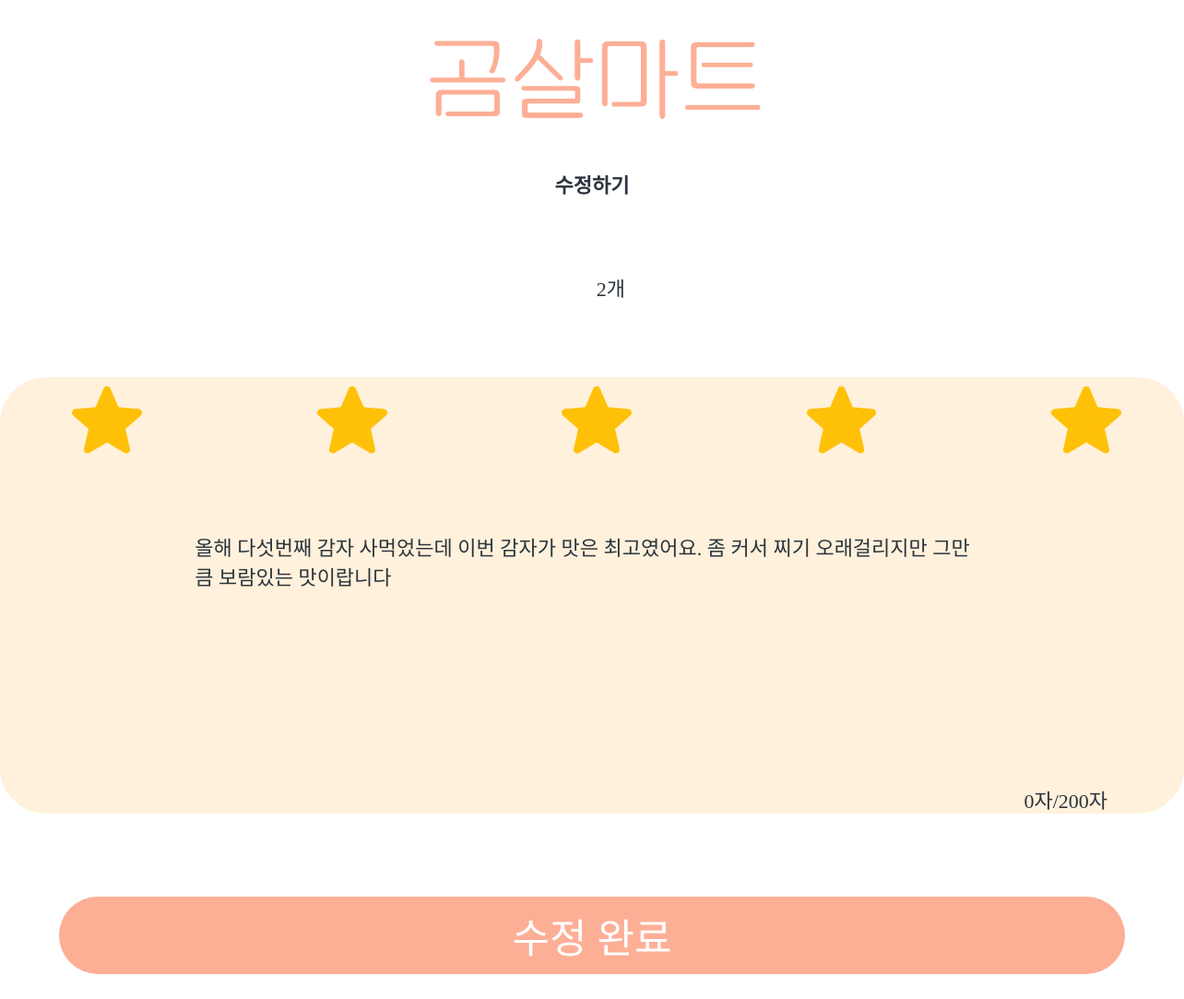
The page /comment/edit/3/ on the database as committed earlier.
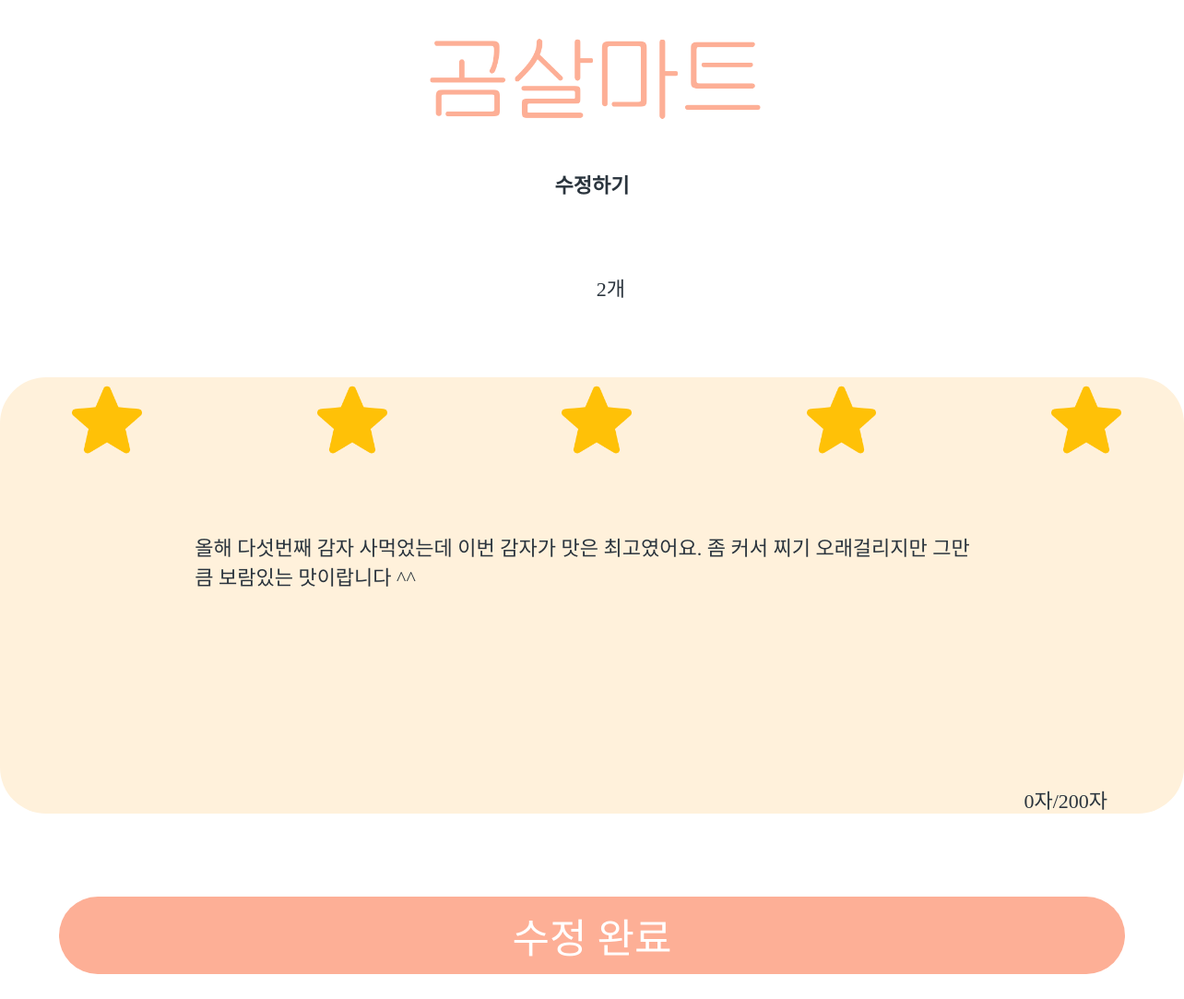
The same page on the database as committed later.
### comment/models.py (models this page shows)
class Comment(models.Model):
    user = models.ForeignKey(Account, on_delete=models.CASCADE) #작성자
    product = models.ForeignKey(Product, on_delete=models.CASCADE) #상품
    text = models.TextField()
    created_at = models.DateTimeField(auto_now_add=True)
    RATING_CHOICES = [
        (1, '★'),
        (2, '★★'),
        (3, '★★★'),
        (4, '★★★★'),
        (5, '★★★★★'),
    ]
    rating = models.IntegerField(choices=RATING_CHOICES, default=3)
    edited = models.BooleanField(default=False)
    edited_at = models.DateTimeField(null=True, blank=True)

### comment/views.py (the view)
# urls.py: path('edit/<int:comment_id>/', views.edit_comment, name='edit'),
def edit_comment(request, comment_id):
    comment = get_object_or_404(Comment, id=comment_id)
    if request.method == 'POST':
        comment.text = request.POST['text']
        comment.rating = int(request.POST['rating'])
        comment.save()
        return redirect('accounts:userinfo', pk=comment.user.id)
    context = {'comment': comment}
    return render(request, 'comment/edit_comment.html', context)

### comment/templates/comment/edit_comment.html (shortened to what this page needs)
<!DOCTYPE html>
<html lang="en">
<head>
  {% load static %}
  <link rel="stylesheet" href="{% static 'css/comment.css' %}">
  {% block content %}
</head>
<body>
  <div class="logo">
    <a href="{% url 'shop:main' %}"><img src="{% static 'image/logo.png' %}" width="400px"></a>
  </div>
  <div class="title">
    <p><b>수정하기</b></p>
  </div>
  <div class="productContainer">
    <div class="text">
      <p>2개</p>
    </div>
  </div>
  <form method="post" action="{% url 'comment:edit' comment.id %}">
  <div class="bigContainer">
    <div class="starContainer">
 <div class="rating-stars">
    <span class="star" data-value="1">
        {% if comment.rating >= 1 %}
            <img src="{% static 'image/star.png' %}" class="star1">
        {% else %}
            <img src="{% static 'image/unstar.png' %}" class="star1">
        {% endif %}
    </span>
    <span class="star" data-value="2">
        {% if comment.rating >= 2 %}
            <img src="{% static 'image/star.png' %}" class="star2">
        {% else %}
            <img src="{% static 'image/unstar.png' %}" class="star2">
        {% endif %}
    </span>
    <span class="star" data-value="3">
        {% if comment.rating >= 3 %}
            <img src="{% static 'image/star.png' %}" class="star3">
        {% else %}
            <img src="{% static 'image/unstar.png' %}" class="star3">
        {% endif %}
    </span>
    <span class="star" data-value="4">
        {% if comment.rating >= 4 %}
            <img src="{% static 'image/star.png' %}" class="star4">
        {% else %}
            <img src="{% static 'image/unstar.png' %}" class="star4">
        {% endif %}
    </span>
    <span class="star" data-value="5">
        {% if comment.rating >= 5 %}
            <img src="{% static 'image/star.png' %}" class="star5">
        {% else %}
            <img src="{% static 'image/unstar.png' %}" class="star5">
        {% endif %}
    </span>
</div>
</div>
    <div class="comment" >
      <div class="textAreaContainer">
        <textarea id="textBox" name="text" style="height:300px; resize: none;" maxlength="200" placeholder="텍스트를 입력하세요.">{{ comment.text }}</textarea>
      </div>
        <div class="textLengthWrap">
        <p class="textCount">0자</p>
        <p class="textTotal">/200자</p>
      </div>
    </div>
  </div>
    <div class="submitContainer">
      <button type="submit">수정 완료</button>
    </div>
    </form>
  {% endblock %}
</body>
</html>

Rows that differ between the two databases and show on the page:
changed Comment: text "올해 다섯번째 감자 사먹었는데 이번 감자가 맛은 최고였어요. 좀 커서 찌기 오래걸리지만 그만큼 보람있는 맛이랍니다" → "올해 다섯번째 감자 사먹었는데 이번 감자가 맛은 최고였어요. 좀 커서 찌기 오래걸리지만 그만큼 보람있는 맛이랍니다 ^^"
